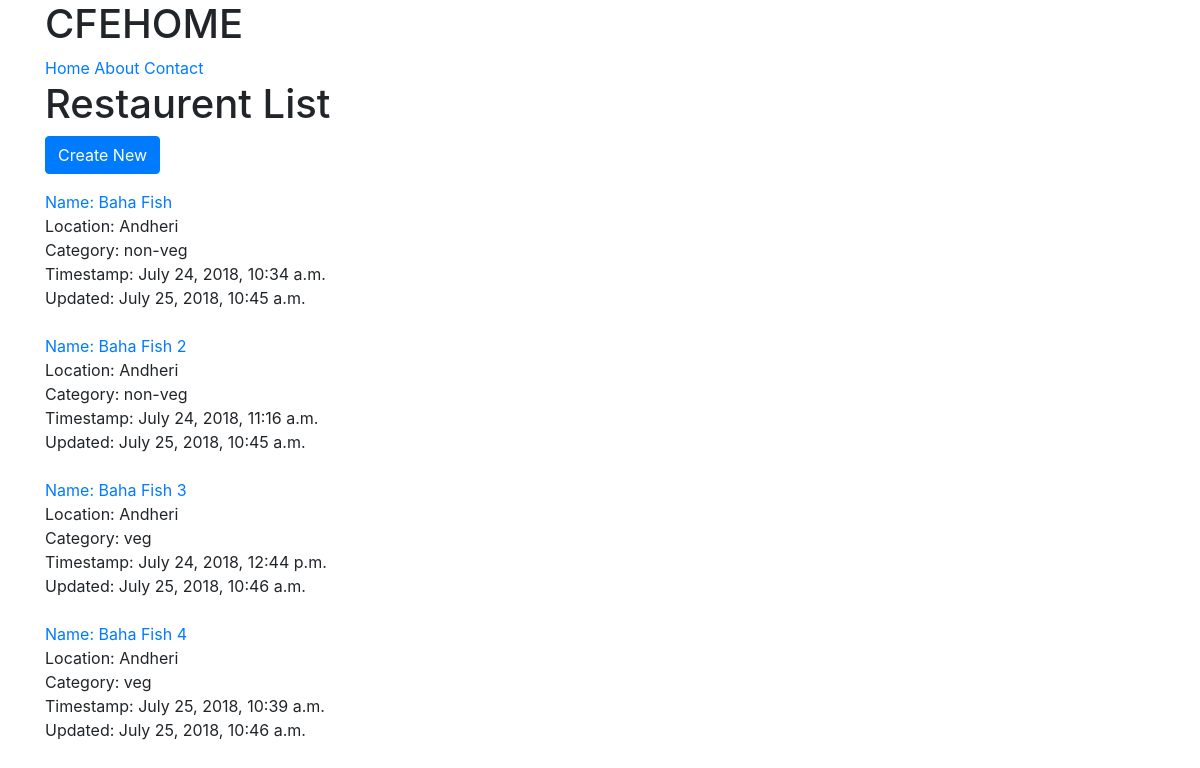
The page /restaurent/ on the database as committed earlier.
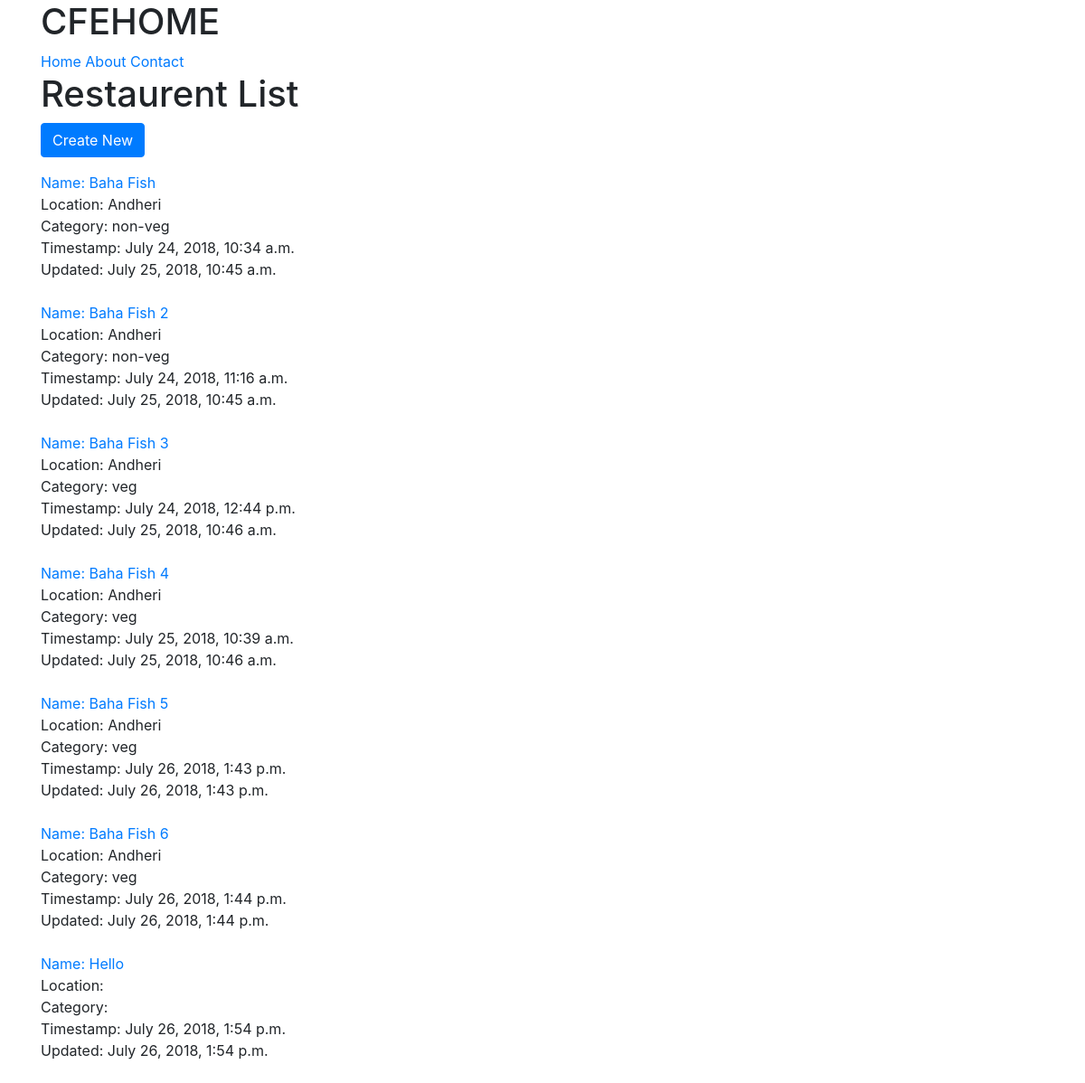
The same page on the database as committed later.
### restaurent/models.py (models this page shows, shortened)
class RestaurentLocation(models.Model):
  owner      = models.ForeignKey(User)
  name       = models.CharField(max_length=120)
  location   = models.CharField(max_length=120, null=True, blank=True)
  category   = models.CharField(max_length=120, null=True, blank=True)
  timestamp  = models.DateTimeField(auto_now_add = True)
  updated    = models.DateTimeField(auto_now = True)
  slug       = models.SlugField(null=True, blank=True)

### restaurent/views.py (the view)
# urls.py: url(r'^restaurent/$', RestaurentListView),
def RestaurentListView(request):
  template_name = 'restaurent/restaurents_list.html'
  queryset  = RestaurentLocation.objects.all()
  context = {
    "object_list": queryset
  }
  return render(request, template_name, context)

### restaurent/templates/restaurent/restaurents_list.html (shortened to what this page needs)
{% extends "base.html" %}
{% block content %}
  <h1> Restaurent List</h1>
  <p><a href="/restaurent/create" class="btn btn-primary">Create New </a></p>
  {% for item in object_list %}
    <div>
      <a href='/restaurent/{{ item.slug }}/'>
        Name: {{item.name}}
      </a> <br>
      Location: {{item.location}} <br>
      Category: {{item.category}} <br>
      Timestamp: {{item.timestamp}} <br>
      Updated: {{item.updated}} <br><br>
    </div>
  {% endfor %}
{% endblock content %}

### templates/base.html (shortened to what this page needs)
<html>
  <head>
    {% include 'snippets/css.html' %}
  </head>
  <body>
    <div class="container">
      <h1>CFEHOME</h1>
      {% include 'snippets/nav.html' %}
        {% block content %}
        {% endblock content %}
      </div>
  </body>
</html>

### templates/snippets/css.html (shortened to what this page needs)
<link rel="stylesheet" href="https://stackpath.bootstrapcdn.com/bootstrap/4.1.2/css/bootstrap.min.css">

### templates/snippets/nav.html
<div>
  <a href="/">Home</a>
  <a href="/about">About</a>
  <a href="/contact/1">Contact</a>
</div>

Rows that differ between the two databases and show on the page:
added RestaurentLocation: name "Baha Fish 5", location "Andheri", category "veg", timestamp "July 26, 2018, 1:43 p.m.", updated "July 26, 2018, 1:43 p.m."
added RestaurentLocation: name "Baha Fish 6", location "Andheri", category "veg", timestamp "July 26, 2018, 1:44 p.m.", updated "July 26, 2018, 1:44 p.m."
added RestaurentLocation: name "Hello", timestamp "July 26, 2018, 1:54 p.m.", updated "July 26, 2018, 1:54 p.m."
